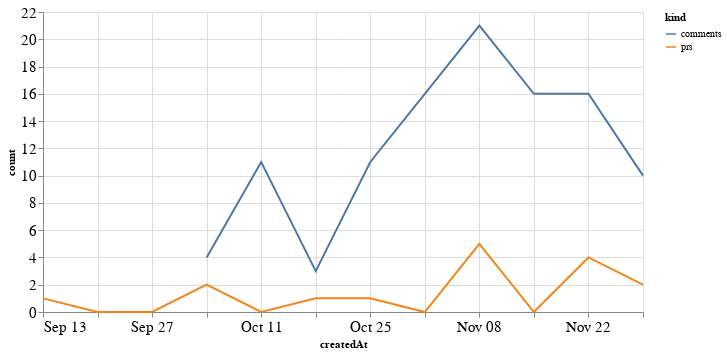

Notebook code cell kept with this figure:
### Code cell
alt.Chart(total_time, width=600).mark_line().encode(
    x='createdAt',
    y='count',
    color='kind'
)

### Figure 1 — Vega-Lite specification as saved in the notebook (floating-point values rounded to 4 significant figures)
{"config": {"axisLeft": {"labelFontSize": 15}, "axisBottom": {"labelFontSize": 15}}, "data": {"name": "data-6e8f4eb210a4498151855607ac9bdba9"}, "mark": "line", "encoding": {"color": {"type": "nominal", "field": "kind"}, "x": {"type": "temporal", "field": "createdAt"}, "y": {"type": "quantitative", "field": "count"}}, "width": 600, "$schema": "https://vega.github.io/schema/vega-lite/v4.8.1.json", "datasets": {"data-6e8f4eb210a4498151855607ac9bdba9": [{"createdAt": "2020-09-13T00:00:00", "kind": "prs", "count": 1.0}, {"createdAt": "2020-09-20T00:00:00", "kind": "prs", "count": 0.0}, {"createdAt": "2020-09-27T00:00:00", "kind": "prs", "count": 0.0}, {"createdAt": "2020-10-04T00:00:00", "kind": "prs", "count": 2.0}, {"createdAt": "2020-10-11T00:00:00", "kind": "prs", "count": 0.0}, {"createdAt": "2020-10-18T00:00:00", "kind": "prs", "count": 1.0}, {"createdAt": "2020-10-25T00:00:00", "kind": "prs", "count": 1.0}, {"createdAt": "2020-11-01T00:00:00", "kind": "prs", "count": 0.0}, {"createdAt": "2020-11-08T00:00:00", "kind": "prs", "count": 5.0}, {"createdAt": "2020-11-15T00:00:00", "kind": "prs", "count": 0.0}, {"createdAt": "2020-11-22T00:00:00", "kind": "prs", "count": 4.0}, {"createdAt": "2020-11-29T00:00:00", "kind": "prs", "count": 2.0}, {"createdAt": "2020-09-13T00:00:00", "kind": "comments", "count": null}, {"createdAt": "2020-09-20T00:00:00", "kind": "comments", "count": null}, {"createdAt": "2020-09-27T00:00:00", "kind": "comments", "count": null}, {"createdAt": "2020-10-04T00:00:00", "kind": "comments", "count": 4.0}, {"createdAt": "2020-10-11T00:00:00", "kind": "comments", "count": 11.0}, {"createdAt": "2020-10-18T00:00:00", "kind": "comments", "count": 3.0}, {"createdAt": "2020-10-25T00:00:00", "kind": "comments", "count": 11.0}, {"createdAt": "2020-11-01T00:00:00", "kind": "comments", "count": 16.0}, {"createdAt": "2020-11-08T00:00:00", "kind": "comments", "count": 21.0}, {"createdAt": "2020-11-15T00:00:00", "kind": "comments", "count": 16.0}, {"createdAt": "2020-11-22T00:00:00", "kind": "comments", "count": 16.0}, {"createdAt": "2020-11-29T00:00:00", "kind": "comments", "count": 10.0}]}}
